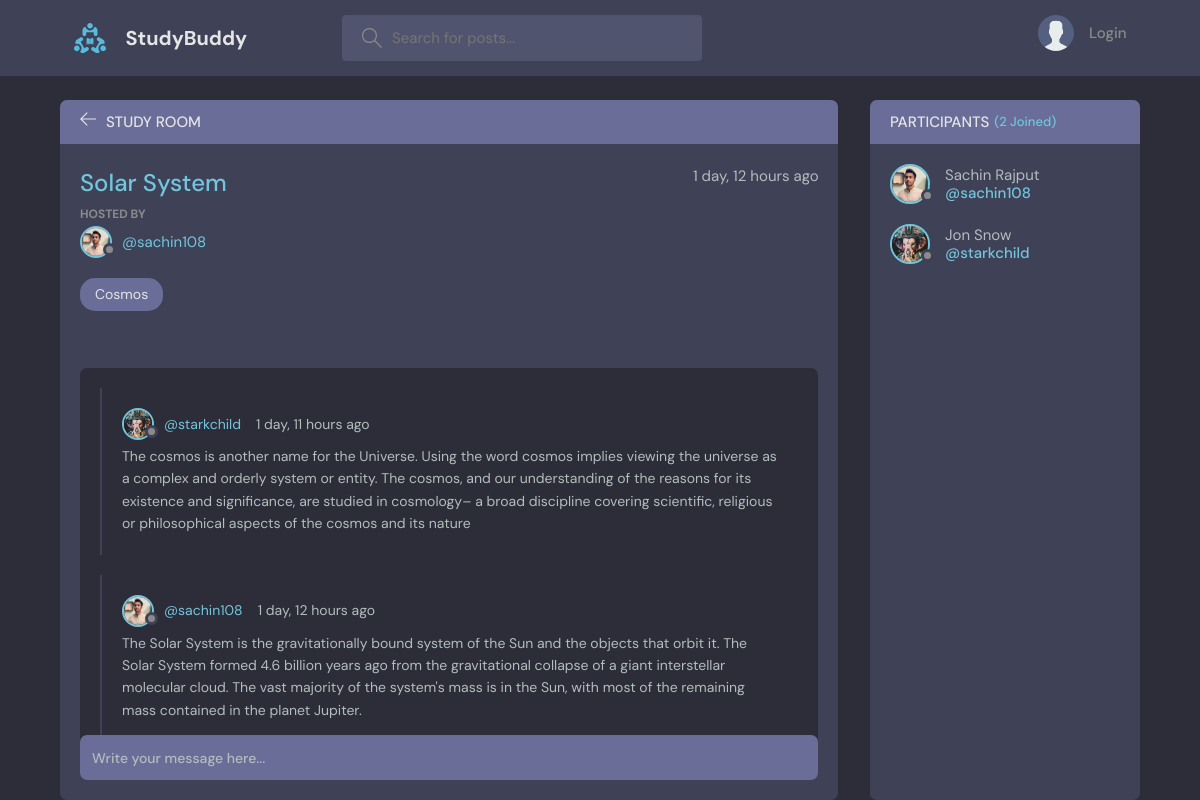
The page /room/1/ on the database its author committed.
### base/models.py (models this page shows, shortened)
class Room(models.Model):
    host=models.ForeignKey(User, on_delete=models.SET_NULL, null=True)
    topic=models.ForeignKey(Topic, on_delete=models.SET_NULL, null=True)
    name=models.CharField(max_length=200)
    desccription=models.TextField(null=True, blank=True)
    participants=models.ManyToManyField(User, related_name='participants', blank=True)
    updated=models.DateTimeField(auto_now=True)
    created=models.DateTimeField(auto_now_add=True)
    class Meta:
        ordering=['-updated', '-created']

class User(AbstractUser):
    name = models.CharField(max_length=200, null=True)
    email = models.EmailField(unique=True, null=True)
    bio = models.TextField(null=True)
    avatar = models.ImageField(null=True, default="avatar.svg")
    USERNAME_FIELD = 'email'
    REQUIRED_FIELDS = []

class Topic(models.Model):
    name=models.CharField(max_length=200)
    def __str__(self):
        return self.name

class Message(models.Model):
    room=models.ForeignKey(Room, on_delete=models.CASCADE)
    user=models.ForeignKey(User, on_delete=models.CASCADE)
    body=models.TextField()
    updated=models.DateTimeField(auto_now=True)
    created=models.DateTimeField(auto_now_add=True)
    class Meta:
        ordering=['-updated', '-created']

### base/views.py (the view, shortened to what this page needs)
# urls.py: path('room/<str:pk>/', views.room, name='room'),
def room(request, pk):
    room=Room.objects.get(id=pk)
    room_messages=room.message_set.all().order_by('-created')
    participants=room.participants.all()
    context={'room':room, 'room_messages':room_messages, "participants":participants}
    return render(request, 'base/room.html', context)

### base/Templates/base/room.html (shortened to what this page needs)
{% extends 'Main.html' %}
{% block content %}
    <main class="profile-page layout layout--2">
      <div class="container">
        <div class="room">
          <div class="room__top">
            <div class="room__topLeft">
              <a href="{% url 'Home' %}">
                <svg version="1.1" xmlns="http://www.w3.org/2000/svg" width="32" height="32" viewBox="0 0 32 32">
                  <title>arrow-left</title>
                  <path
                    d="M13.723 2.286l-13.723 13.714 13.719 13.714 1.616-1.611-10.96-10.96h27.625v-2.286h-27.625l10.965-10.965-1.616-1.607z"
                  ></path>
                </svg>
              </a>
              <h3>Study Room</h3>
            </div>
          </div>
          <div class="room__box scroll">
            <div class="room__header scroll">
              <div class="room__info">
                <h3>{{room.name}}</h3>
                <span>{{room.created | timesince}} ago</span>
              </div>
              <div class="room__hosted">
                <p>Hosted By</p>
                <a href="{% url 'user-profile' room.host.id %}" class="room__author">
                  <div class="avatar avatar--small">
                    <img src="{{room.host.avatar.url}}" />
                  </div>
                  <span>@{{room.host.username}}</span>
                </a>
              </div>
            <span class="room__topics">{{room.topic}}</span>
            </div>
            <div class="room__conversation">
              <div class="threads scroll">
                {% for message in room_messages %}
                <div class="thread">
                  <div class="thread__top">
                    <div class="thread__author">
                      <a href="{% url 'user-profile' message.user.id %}" class="thread__authorInfo">
                        <div class="avatar avatar--small">
                          <img src="{{message.user.avatar.url}}" />
                        </div>
                        <span>@{{message.user.username}}</span>
                      </a>
                      <span class="thread__date">{{message.created | timesince}} ago</span>
                    </div>
                  </div>
                  <div class="thread__details">
                    {{message.body}}
                  </div>
                </div>
                {% endfor %}
              </div>
            </div>
          </div>
          <div class="room__message">
            <form action="" method="POST">
              <input name="body" placeholder="Write your message here..." />
            </form>
          </div>
        </div>
        <div class="participants">
          <h3 class="participants__top">Participants <span>({{participants.count}} Joined)</span></h3>
          <div class="participants__list scroll">
            {% for user in participants %}
            <a href="{% url 'user-profile' user.id %}" class="participant">
              <div class="avatar avatar--medium">
                <img src="{{user.avatar.url}}" />
              </div>
              <p>
                {{user.name}}
                <span>@{{user.username}}</span>
              </p>
            </a>
            {% endfor %}
          </div>
        </div>
      </div>
    </main>
    {% endblock content %}

### rows shown on the page
Room: name "Solar System", created "1 day, 12 hours", host.avatar (picture), host.username "sachin108", topic "Cosmos"
Message: user.avatar (picture), user.username "starkchild", created "1 day, 11 hours", body "The cosmos is another name for the Universe. Using the word cosmos implies viewing the universe as a complex and orderly system or entity. The cosmos, and our understanding of the reasons for its existence and significance, are studied in cosmology– a broad discipline covering scientific, religious or philosophical aspects of the cosmos and its nature"
Message: user.avatar (picture), user.username "sachin108", created "1 day, 12 hours", body "The Solar System is the gravitationally bound system of the Sun and the objects that orbit it. The Solar System formed 4.6 billion years ago from the gravitational collapse of a giant interstellar molecular cloud. The vast majority of the system's mass is in the Sun, with most of the remaining mass contained in the planet Jupiter."
User: avatar (picture), name "Sachin Rajput", username "sachin108"
User: avatar (picture), name "Jon Snow", username "starkchild"

### other values the page prints
{{ participants.count }} "2"
